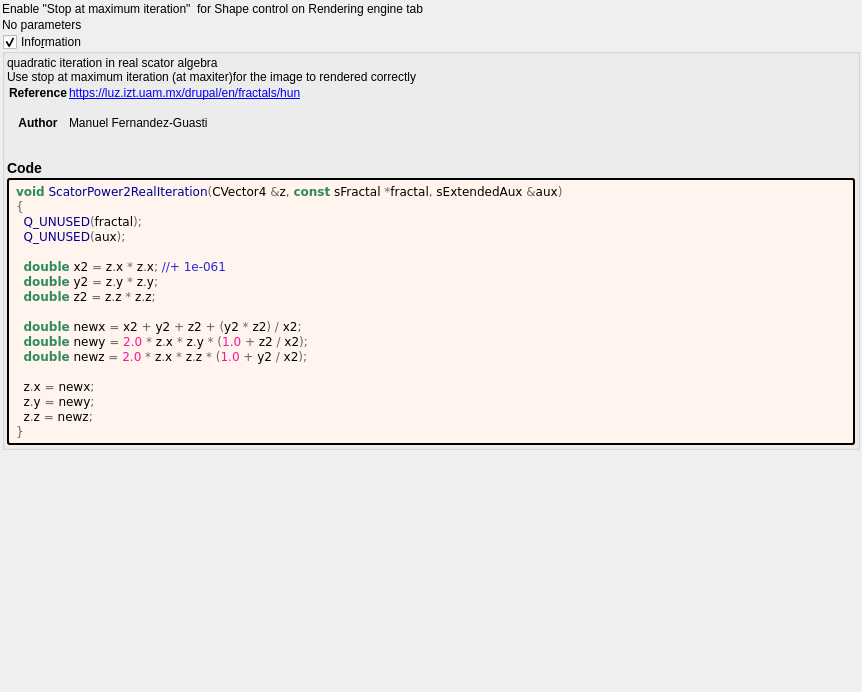
<?xml version="1.0" encoding="UTF-8"?>
<ui version="4.0">
 <class>Form</class>
 <widget class="QWidget" name="Form">
  <property name="geometry">
   <rect>
    <x>0</x>
    <y>0</y>
    <width>862</width>
    <height>692</height>
   </rect>
  </property>
  <property name="windowTitle">
   <string notr="true">scator_power2_real</string>
  </property>
  <layout class="QVBoxLayout" name="verticalLayout">
   <property name="spacing">
    <number>2</number>
   </property>
   <property name="leftMargin">
    <number>2</number>
   </property>
   <property name="topMargin">
    <number>2</number>
   </property>
   <property name="rightMargin">
    <number>2</number>
   </property>
   <property name="bottomMargin">
    <number>2</number>
   </property>
   <item>
    <widget class="QLabel" name="label_2">
     <property name="text">
      <string>Enable &quot;Stop at maximum iteration&quot;  for Shape control on Rendering engine tab</string>
     </property>
    </widget>
   </item>
   <item>
    <widget class="QLabel" name="label">
     <property name="text">
      <string>No parameters</string>
     </property>
    </widget>
   </item>
   <item>
    <widget class="MyGroupBox" name="groupCheck_info">
     <property name="title">
      <string>Info&amp;rmation</string>
     </property>
     <property name="flat">
      <bool>false</bool>
     </property>
     <property name="checkable">
      <bool>true</bool>
     </property>
     <layout class="QVBoxLayout" name="verticalLayout_2">
      <property name="spacing">
       <number>2</number>
      </property>
      <property name="leftMargin">
       <number>2</number>
      </property>
      <property name="topMargin">
       <number>2</number>
      </property>
      <property name="rightMargin">
       <number>2</number>
      </property>
      <property name="bottomMargin">
       <number>2</number>
      </property>
      <item>
       <widget class="QLabel" name="label_information_general">
        <property name="text">
         <string notr="true">&lt;p&gt;quadratic iteration in real scator algebra&lt;br&gt;Use stop at maximum iteration (at maxiter)for the image to rendered correctly&lt;/p&gt;&lt;table&gt;
&lt;tr&gt;&lt;th&gt;Reference&lt;/th&gt;&lt;td&gt;&lt;a href=&quot;https://luz.izt.uam.mx/drupal/en/fractals/hun&quot;&gt;https://luz.izt.uam.mx/drupal/en/fractals/hun&lt;br&gt;
&lt;/td&gt;&lt;/tr&gt;
&lt;tr&gt;&lt;th&gt;Author&lt;/th&gt;&lt;td&gt;Manuel Fernandez-Guasti&lt;br&gt;
&lt;/td&gt;&lt;/tr&gt;
&lt;/table&gt;
&lt;h3&gt;Code&lt;/h3&gt;</string>
        </property>
        <property name="wordWrap">
         <bool>true</bool>
        </property>
        <property name="openExternalLinks">
         <bool>true</bool>
        </property>
        <property name="textInteractionFlags">
         <set>Qt::LinksAccessibleByMouse|Qt::TextSelectableByMouse</set>
        </property>
       </widget>
      </item>
      <item>
       <widget class="QLabel" name="label_code_content">
        <property name="styleSheet">
         <string notr="true">border-style: outset; border-width: 2px; border-radius: 3px; border-color: black; background-color: #fff5ee; padding: 4px;</string>
        </property>
        <property name="text">
         <string notr="true">&lt;body style=&quot;background-color:#fff5ee&quot;&gt;
&lt;pre style=&quot;color:#000000; background-color:#fff5ee;  font-family:'Courier New',monospace;&quot;&gt;&lt;span style=&quot;color:#2e8b57; font-weight:bold&quot;&gt;void&lt;/span&gt; &lt;span style=&quot;color:#00008f&quot;&gt;ScatorPower2RealIteration&lt;/span&gt;&lt;span style=&quot;color:#676767&quot;&gt;(&lt;/span&gt;CVector4 &lt;span style=&quot;color:#676767&quot;&gt;&amp;amp;&lt;/span&gt;z&lt;span style=&quot;color:#676767&quot;&gt;,&lt;/span&gt; &lt;span style=&quot;color:#2e8b57; font-weight:bold&quot;&gt;const&lt;/span&gt; sFractal &lt;span style=&quot;color:#676767&quot;&gt;*&lt;/span&gt;fractal&lt;span style=&quot;color:#676767&quot;&gt;,&lt;/span&gt; sExtendedAux &lt;span style=&quot;color:#676767&quot;&gt;&amp;amp;&lt;/span&gt;aux&lt;span style=&quot;color:#676767&quot;&gt;)&lt;/span&gt;
&lt;span style=&quot;color:#676767&quot;&gt;{&lt;/span&gt;
  &lt;span style=&quot;color:#00008f&quot;&gt;Q_UNUSED&lt;/span&gt;&lt;span style=&quot;color:#676767&quot;&gt;(&lt;/span&gt;fractal&lt;span style=&quot;color:#676767&quot;&gt;);&lt;/span&gt;
  &lt;span style=&quot;color:#00008f&quot;&gt;Q_UNUSED&lt;/span&gt;&lt;span style=&quot;color:#676767&quot;&gt;(&lt;/span&gt;aux&lt;span style=&quot;color:#676767&quot;&gt;);&lt;/span&gt;

  &lt;span style=&quot;color:#2e8b57; font-weight:bold&quot;&gt;double&lt;/span&gt; x2 &lt;span style=&quot;color:#676767&quot;&gt;=&lt;/span&gt; z&lt;span style=&quot;color:#676767&quot;&gt;.&lt;/span&gt;x &lt;span style=&quot;color:#676767&quot;&gt;*&lt;/span&gt; z&lt;span style=&quot;color:#676767&quot;&gt;.&lt;/span&gt;x&lt;span style=&quot;color:#676767&quot;&gt;;&lt;/span&gt; &lt;span style=&quot;color:#2929cc&quot;&gt;//+ 1e-061&lt;/span&gt;
  &lt;span style=&quot;color:#2e8b57; font-weight:bold&quot;&gt;double&lt;/span&gt; y2 &lt;span style=&quot;color:#676767&quot;&gt;=&lt;/span&gt; z&lt;span style=&quot;color:#676767&quot;&gt;.&lt;/span&gt;y &lt;span style=&quot;color:#676767&quot;&gt;*&lt;/span&gt; z&lt;span style=&quot;color:#676767&quot;&gt;.&lt;/span&gt;y&lt;span style=&quot;color:#676767&quot;&gt;;&lt;/span&gt;
  &lt;span style=&quot;color:#2e8b57; font-weight:bold&quot;&gt;double&lt;/span&gt; z2 &lt;span style=&quot;color:#676767&quot;&gt;=&lt;/span&gt; z&lt;span style=&quot;color:#676767&quot;&gt;.&lt;/span&gt;z &lt;span style=&quot;color:#676767&quot;&gt;*&lt;/span&gt; z&lt;span style=&quot;color:#676767&quot;&gt;.&lt;/span&gt;z&lt;span style=&quot;color:#676767&quot;&gt;;&lt;/span&gt;

  &lt;span style=&quot;color:#2e8b57; font-weight:bold&quot;&gt;double&lt;/span&gt; newx &lt;span style=&quot;color:#676767&quot;&gt;=&lt;/span&gt; x2 &lt;span style=&quot;color:#676767&quot;&gt;+&lt;/span&gt; y2 &lt;span style=&quot;color:#676767&quot;&gt;+&lt;/span&gt; z2 &lt;span style=&quot;color:#676767&quot;&gt;+ (&lt;/span&gt;y2 &lt;span style=&quot;color:#676767&quot;&gt;*&lt;/span&gt; z2&lt;span style=&quot;color:#676767&quot;&gt;) /&lt;/span&gt; x2&lt;span style=&quot;color:#676767&quot;&gt;;&lt;/span&gt;
  &lt;span style=&quot;color:#2e8b57; font-weight:bold&quot;&gt;double&lt;/span&gt; newy &lt;span style=&quot;color:#676767&quot;&gt;=&lt;/span&gt; &lt;span style=&quot;color:#ff1493&quot;&gt;2.0&lt;/span&gt; &lt;span style=&quot;color:#676767&quot;&gt;*&lt;/span&gt; z&lt;span style=&quot;color:#676767&quot;&gt;.&lt;/span&gt;x &lt;span style=&quot;color:#676767&quot;&gt;*&lt;/span&gt; z&lt;span style=&quot;color:#676767&quot;&gt;.&lt;/span&gt;y &lt;span style=&quot;color:#676767&quot;&gt;* (&lt;/span&gt;&lt;span style=&quot;color:#ff1493&quot;&gt;1.0&lt;/span&gt; &lt;span style=&quot;color:#676767&quot;&gt;+&lt;/span&gt; z2 &lt;span style=&quot;color:#676767&quot;&gt;/&lt;/span&gt; x2&lt;span style=&quot;color:#676767&quot;&gt;);&lt;/span&gt;
  &lt;span style=&quot;color:#2e8b57; font-weight:bold&quot;&gt;double&lt;/span&gt; newz &lt;span style=&quot;color:#676767&quot;&gt;=&lt;/span&gt; &lt;span style=&quot;color:#ff1493&quot;&gt;2.0&lt;/span&gt; &lt;span style=&quot;color:#676767&quot;&gt;*&lt;/span&gt; z&lt;span style=&quot;color:#676767&quot;&gt;.&lt;/span&gt;x &lt;span style=&quot;color:#676767&quot;&gt;*&lt;/span&gt; z&lt;span style=&quot;color:#676767&quot;&gt;.&lt;/span&gt;z &lt;span style=&quot;color:#676767&quot;&gt;* (&lt;/span&gt;&lt;span style=&quot;color:#ff1493&quot;&gt;1.0&lt;/span&gt; &lt;span style=&quot;color:#676767&quot;&gt;+&lt;/span&gt; y2 &lt;span style=&quot;color:#676767&quot;&gt;/&lt;/span&gt; x2&lt;span style=&quot;color:#676767&quot;&gt;);&lt;/span&gt;

  z&lt;span style=&quot;color:#676767&quot;&gt;.&lt;/span&gt;x &lt;span style=&quot;color:#676767&quot;&gt;=&lt;/span&gt; newx&lt;span style=&quot;color:#676767&quot;&gt;;&lt;/span&gt;
  z&lt;span style=&quot;color:#676767&quot;&gt;.&lt;/span&gt;y &lt;span style=&quot;color:#676767&quot;&gt;=&lt;/span&gt; newy&lt;span style=&quot;color:#676767&quot;&gt;;&lt;/span&gt;
  z&lt;span style=&quot;color:#676767&quot;&gt;.&lt;/span&gt;z &lt;span style=&quot;color:#676767&quot;&gt;=&lt;/span&gt; newz&lt;span style=&quot;color:#676767&quot;&gt;;&lt;/span&gt;
&lt;span style=&quot;color:#676767&quot;&gt;}&lt;/span&gt;
&lt;/pre&gt;
&lt;/body&gt;</string>
        </property>
        <property name="wordWrap">
         <bool>true</bool>
        </property>
        <property name="openExternalLinks">
         <bool>true</bool>
        </property>
        <property name="textInteractionFlags">
         <set>Qt::LinksAccessibleByMouse|Qt::TextSelectableByMouse</set>
        </property>
       </widget>
      </item>
     </layout>
    </widget>
   </item>
   <item>
    <spacer name="verticalSpacer">
     <property name="orientation">
      <enum>Qt::Vertical</enum>
     </property>
     <property name="sizeHint" stdset="0">
      <size>
       <width>20</width>
       <height>40</height>
      </size>
     </property>
    </spacer>
   </item>
  </layout>
 </widget>
 <customwidgets>
  <customwidget>
   <class>MyGroupBox</class>
   <extends>QGroupBox</extends>
   <header>my_group_box.h</header>
   <container>1</container>
  </customwidget>
 </customwidgets>
 <tabstops>
  <tabstop>groupCheck_info</tabstop>
 </tabstops>
 <resources/>
 <connections/>
</ui>
